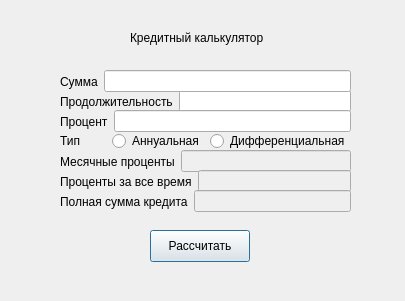
<?xml version="1.0" encoding="UTF-8"?>
<ui version="4.0">
 <class>Credit</class>
 <widget class="QDialog" name="Credit">
  <property name="geometry">
   <rect>
    <x>0</x>
    <y>0</y>
    <width>405</width>
    <height>301</height>
   </rect>
  </property>
  <property name="windowTitle">
   <string>Dialog</string>
  </property>
  <widget class="QLabel" name="label">
   <property name="geometry">
    <rect>
     <x>130</x>
     <y>30</y>
     <width>161</width>
     <height>16</height>
    </rect>
   </property>
   <property name="text">
    <string>Кредитный калькулятор</string>
   </property>
  </widget>
  <widget class="QWidget" name="layoutWidget">
   <property name="geometry">
    <rect>
     <x>60</x>
     <y>90</y>
     <width>291</width>
     <height>23</height>
    </rect>
   </property>
   <layout class="QHBoxLayout" name="horizontalLayout_2">
    <item>
     <widget class="QLabel" name="label_3">
      <property name="text">
       <string>Продолжительность</string>
      </property>
     </widget>
    </item>
    <item>
     <widget class="QLineEdit" name="length"/>
    </item>
   </layout>
  </widget>
  <widget class="QWidget" name="layoutWidget_2">
   <property name="geometry">
    <rect>
     <x>60</x>
     <y>110</y>
     <width>291</width>
     <height>23</height>
    </rect>
   </property>
   <layout class="QHBoxLayout" name="horizontalLayout_3">
    <item>
     <widget class="QLabel" name="label_4">
      <property name="text">
       <string>Процент</string>
      </property>
     </widget>
    </item>
    <item>
     <widget class="QLineEdit" name="percent"/>
    </item>
   </layout>
  </widget>
  <widget class="QWidget" name="layoutWidget_3">
   <property name="geometry">
    <rect>
     <x>60</x>
     <y>150</y>
     <width>291</width>
     <height>23</height>
    </rect>
   </property>
   <layout class="QHBoxLayout" name="horizontalLayout_4">
    <item>
     <widget class="QLabel" name="label_5">
      <property name="text">
       <string>Месячные проценты</string>
      </property>
     </widget>
    </item>
    <item>
     <widget class="QLineEdit" name="montly_percent">
      <property name="enabled">
       <bool>false</bool>
      </property>
     </widget>
    </item>
   </layout>
  </widget>
  <widget class="QWidget" name="layoutWidget_4">
   <property name="geometry">
    <rect>
     <x>60</x>
     <y>170</y>
     <width>291</width>
     <height>23</height>
    </rect>
   </property>
   <layout class="QHBoxLayout" name="horizontalLayout_5">
    <item>
     <widget class="QLabel" name="label_6">
      <property name="text">
       <string>Проценты за все время</string>
      </property>
     </widget>
    </item>
    <item>
     <widget class="QLineEdit" name="alltime_percent">
      <property name="enabled">
       <bool>false</bool>
      </property>
     </widget>
    </item>
   </layout>
  </widget>
  <widget class="QWidget" name="layoutWidget_5">
   <property name="geometry">
    <rect>
     <x>60</x>
     <y>190</y>
     <width>291</width>
     <height>23</height>
    </rect>
   </property>
   <layout class="QHBoxLayout" name="horizontalLayout_6">
    <item>
     <widget class="QLabel" name="label_7">
      <property name="text">
       <string>Полная сумма кредита</string>
      </property>
     </widget>
    </item>
    <item>
     <widget class="QLineEdit" name="full_credit_summ">
      <property name="enabled">
       <bool>false</bool>
      </property>
     </widget>
    </item>
   </layout>
  </widget>
  <widget class="QPushButton" name="calculate_credit">
   <property name="geometry">
    <rect>
     <x>150</x>
     <y>230</y>
     <width>100</width>
     <height>32</height>
    </rect>
   </property>
   <property name="text">
    <string>Рассчитать</string>
   </property>
  </widget>
  <widget class="QWidget" name="layoutWidget">
   <property name="geometry">
    <rect>
     <x>60</x>
     <y>70</y>
     <width>291</width>
     <height>23</height>
    </rect>
   </property>
   <layout class="QHBoxLayout" name="horizontalLayout">
    <item>
     <widget class="QLabel" name="label_2">
      <property name="text">
       <string>Сумма</string>
      </property>
     </widget>
    </item>
    <item>
     <widget class="QLineEdit" name="summ"/>
    </item>
   </layout>
  </widget>
  <widget class="QWidget" name="layoutWidget">
   <property name="geometry">
    <rect>
     <x>60</x>
     <y>130</y>
     <width>290</width>
     <height>22</height>
    </rect>
   </property>
   <layout class="QHBoxLayout" name="horizontalLayout_7">
    <item>
     <widget class="QLabel" name="label_8">
      <property name="text">
       <string>Тип</string>
      </property>
     </widget>
    </item>
    <item>
     <widget class="QRadioButton" name="annual">
      <property name="text">
       <string>Аннуальная</string>
      </property>
     </widget>
    </item>
    <item>
     <widget class="QRadioButton" name="differencial">
      <property name="text">
       <string>Дифференциальная</string>
      </property>
     </widget>
    </item>
   </layout>
  </widget>
 </widget>
 <resources/>
 <connections/>
</ui>
